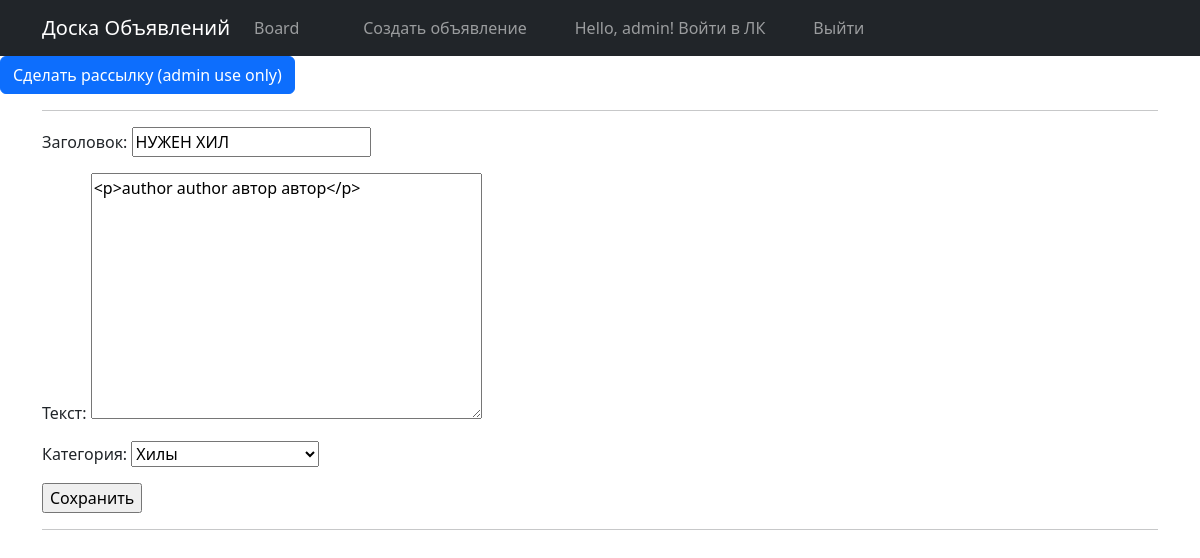
The app's page /board/post/edit/11/ (signed in) with its own data.
### board/models.py (models this page shows, shortened)
class Post(models.Model):
    author = models.ForeignKey(Author, on_delete=models.CASCADE)
    post_datetime = models.DateTimeField(auto_now_add=True)
    post_title = models.CharField(max_length=200)
    post_body = RichTextUploadingField(config_name='default', external_plugin_resources=[(
        'youtube',
        '/static/var/ckeditor/ckeditor/plugins/youtube/',
        'plugin.js',
    )],
                                       )
    category = models.ForeignKey(Category, on_delete=models.CASCADE, related_name='posts')
    slug = models.SlugField(default='', blank=True)
    comments = models.ManyToManyField(User, through='Comment', related_name='comments')

### board/views.py (the view)
# urls.py: path('board/post/edit/<int:pk>/', board_views.edit_post, name='edit_post'),
@login_required
def edit_post(request, pk=None):
    item = get_object_or_404(Post, id=pk)
    if item.author != request.user.author:
        return HttpResponseForbidden(render(request, '403.html'))
    form = PostForm(request.POST or None, instance=item)
    if form.is_valid():
        form.save()
        return redirect('/board')
    return render(request, 'post_form.html', {'form': form})

### board/forms.py
class PostForm(ModelForm):
    class Meta:
        model = Post
        fields = [
            'post_title',
            'post_body',
            'category',
        ]
        labels = {
            'post_title': 'Заголовок',
            'post_body': 'Текст',
            'category': 'Категория'
        }

### board/models.py (called while the page is built)
    def __str__(self):
        return dict(self.CATEGORY_CHOICES)[self.name]

### templates/post_form.html (shortened to what this page needs)
{% extends 'flatpages/default.html' %}
{% block content %}
    <hr />
<form action="" method="POST">
    {{ form.as_p }}
    <input type="submit" value="Сохранить">
</form>
    <hr />
{% endblock content %}

### templates/flatpages/default.html (shortened to what this page needs)
{% load static %}
<!DOCTYPE html>
<html lang="en">
<head>
  <link href="{% static 'css/styles.css' %}" rel="stylesheet" />
</head>
<body>
  <nav class="navbar navbar-expand-lg navbar-dark bg-dark static-top">
    <div class="container">
      <a class="navbar-brand" href=" ">Доска Объявлений</a>
      <div class="collapse navbar-collapse" id="navbarResponsive">
        <ul class="navbar-nav ml-auto">
          <li class="nav-item active">
            <a class="nav-link" href=" {% url "board_list" %}">Board
            </a>
          </li>
          <li class="nav-item">
            <a class="nav-link" href=""></a>
          </li>
          <li class="nav-item">
                <a class="nav-link" href=""></a>
          </li>
            <li class="nav-item"><a class="nav-link" href=""></a></li>
                 <li class="nav-item">
                {% if user %}
                    {% if not user.is_authenticated %}
                        <a class="nav-link" href="http://127.0.0.1:8000/accounts/login/">Войдите или зарегистрируйтесь для создания объявлений</a></li>
                    {% elif user.is_authenticated %}
                        <a class="nav-link" href="{% url 'add_post' %}">Создать объявление</a></li>
                    {% endif %}
                {% endif %}
<ul>
    {% if user.is_authenticated %}
<li class="nav-item" style="text-align: right;"><a class="nav-link" href="{% url 'profile' %}">Hello, {{ user.username }}! Войти в ЛК</a></li>
</ul>
        <ul>
<li class="nav-item" style="text-align: right;"><a class="nav-link" href="http://127.0.0.1:8000/accounts/logout">Выйти</a></li>
</ul>
    {% endif %}
        </ul>
      </div>
    </div>
  </nav>
{% if user.is_superuser %}
    <a href="{% url 'send_newsletter' %}" class="btn btn-primary">Сделать рассылку (admin use only)</a>
{% endif %}
  <div class="container">
    <div class="row">
      <div>
       {% block content %}{% endblock content %}
      </div>
    </div>
  </div>
</body>
</html>

### records on screen
Post: post_title "НУЖЕН ХИЛ", post_body "<p>author author автор автор</p>", category "Хилы"

### other values on screen
{{ user.username }} "admin"
